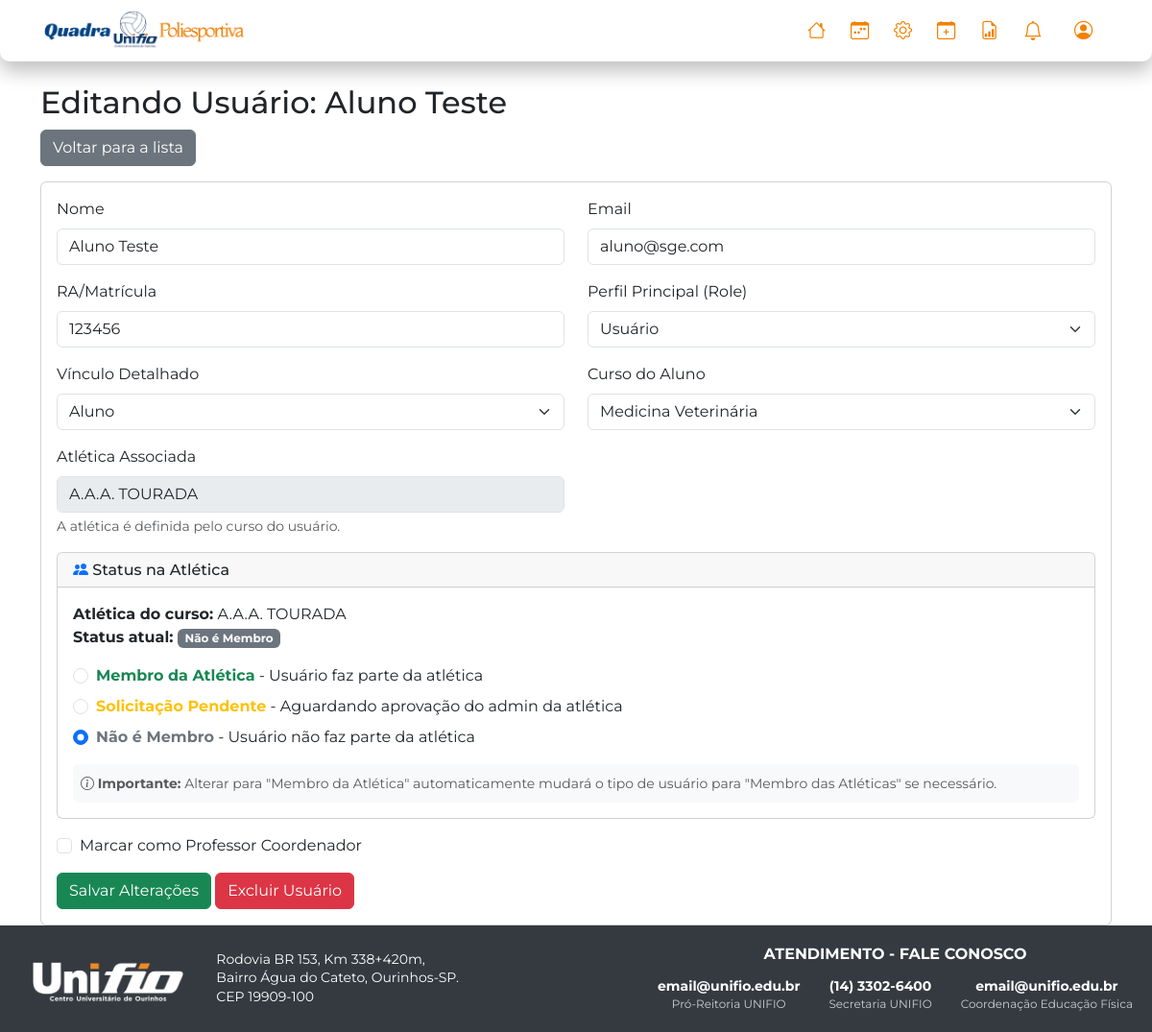
The app's page /superadmin/usuario/editar?id=2 (signed in), older data.
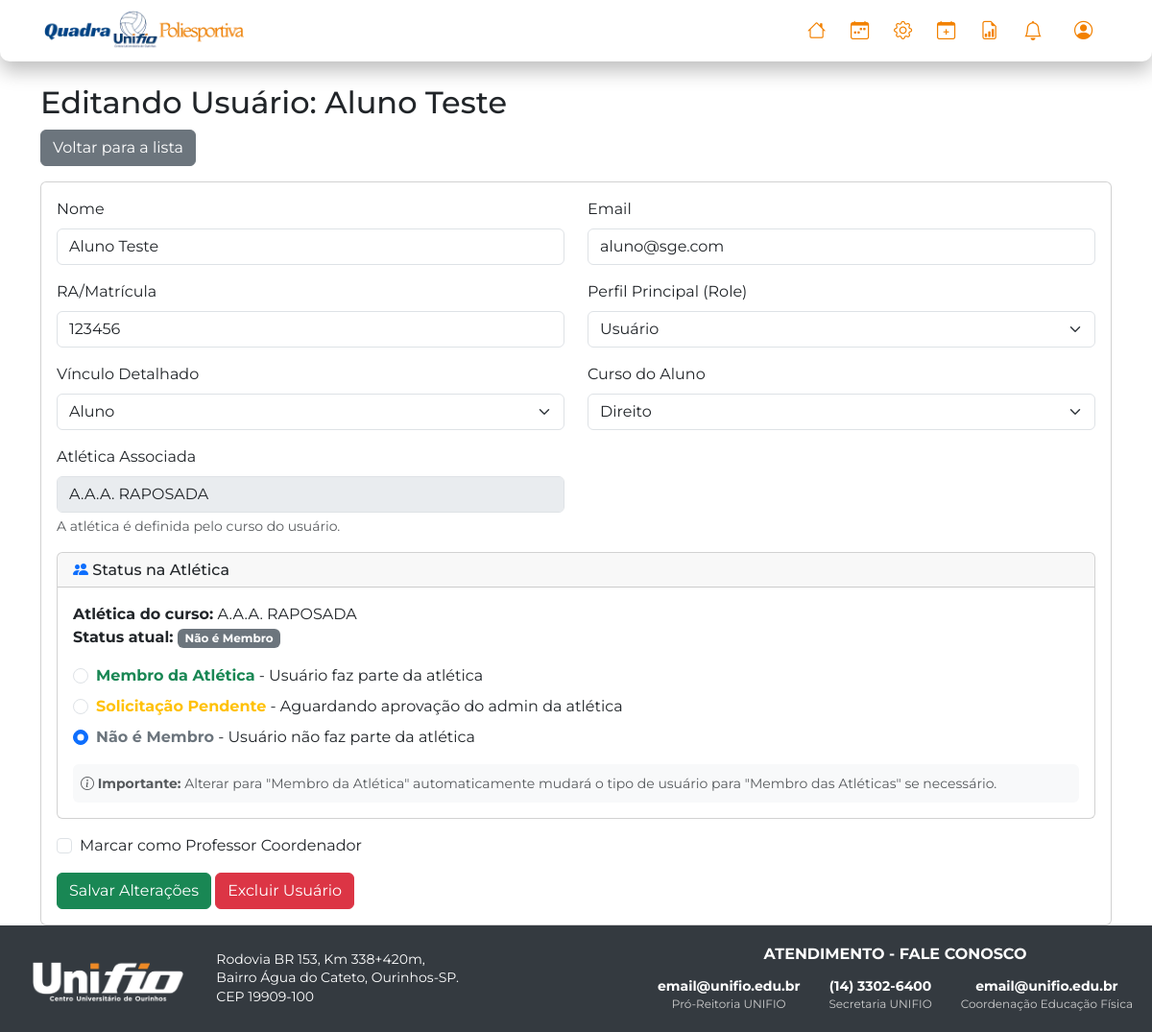
The same page, newer data.
### tables this page shows
CREATE TABLE `usuarios` (
  `id` int NOT NULL,
  `nome` varchar(255) NOT NULL,
  `email` varchar(255) NOT NULL,
  `senha` varchar(255) NOT NULL,
  `ra` varchar(20) DEFAULT NULL,
  `data_nascimento` date DEFAULT NULL,
  `telefone` varchar(20) DEFAULT NULL,
  `curso_id` int DEFAULT NULL,
  `role` enum('usuario','admin','superadmin') NOT NULL DEFAULT 'usuario',
  `atletica_id` int DEFAULT NULL,
  `tipo_usuario_detalhado` enum('Membro das Atleticas','Professor','Aluno','Comunidade Externa') DEFAULT NULL,
  `is_coordenador` tinyint(1) NOT NULL DEFAULT '0',
  `atletica_join_status` enum('none','pendente','aprovado') NOT NULL DEFAULT 'none',
  `login_code` varchar(6) DEFAULT NULL,
  `login_code_expires` datetime DEFAULT NULL,
  `reset_token` varchar(255) DEFAULT NULL,
  `reset_token_expires` datetime DEFAULT NULL  
);

CREATE TABLE `cursos` (
  `id` int NOT NULL,
  `nome` varchar(255) NOT NULL,
  `atletica_id` int DEFAULT NULL,
  `coordenador_id` int DEFAULT NULL
);

CREATE TABLE `atleticas` (
  `id` int NOT NULL,
  `nome` varchar(255) NOT NULL
);

### views/super_admin/editar-usuario.view.php (the view, shortened to what the rows shown need)
<h2>Editando Usuário: <?php echo htmlspecialchars($usuario_editado['nome']); ?></h2>
<a href="/superadmin/usuarios" class="btn btn-secondary mb-3">Voltar para a lista</a>
<div class="card">
    <div class="card-body">
        <form action="/superadmin/usuario/editar" method="post">
            <div class="row">
                <div class="col-md-6 mb-3"><label class="form-label">Nome</label><input type="text" name="nome" class="form-control" value="<?php echo htmlspecialchars($usuario_editado['nome'] ?? ''); ?>"></div>
                <div class="col-md-6 mb-3"><label class="form-label">Email</label><input type="email" name="email" class="form-control" value="<?php echo htmlspecialchars($usuario_editado['email'] ?? ''); ?>"></div>
                <div class="col-md-6 mb-3"><label class="form-label">RA/Matrícula</label><input type="text" name="ra" class="form-control" value="<?php echo htmlspecialchars($usuario_editado['ra'] ?? ''); ?>"></div>
                <div class="col-md-6 mb-3">
                    <label class="form-label">Perfil Principal (Role)</label>
                    <select name="role" class="form-select">
                        <option value="usuario" <?php if($usuario_editado['role'] == 'usuario') echo 'selected'; ?>>Usuário</option>
                    </select>
                </div>
                <div class="col-md-6 mb-3"><label class="form-label">Vínculo Detalhado</label>
                    <select name="tipo_usuario_detalhado" class="form-select">
                        <option value="Aluno" <?php if($usuario_editado['tipo_usuario_detalhado'] == 'Aluno') echo 'selected'; ?>>Aluno</option>
                    </select>
                </div>
                <div class="col-md-6 mb-3"><label class="form-label">Curso do Aluno</label>
                    <select name="curso_id" class="form-select">
                        <?php foreach ($cursos as $c): ?>
                            <option value="<?php echo $c['id']; ?>" <?php if($usuario_editado['curso_id'] == $c['id']) echo 'selected'; ?>><?php echo htmlspecialchars($c['nome']); ?></option>
                        <?php endforeach; ?>
                    </select>
                </div>
                <div class="col-md-6 mb-3">
                    <label class="form-label">Atlética Associada</label>
                    <input type="text" class="form-control" value="<?php echo htmlspecialchars($usuario_editado['atletica_nome'] ?? 'Nenhuma (via curso)'); ?>" disabled>
                    <div class="form-text">A atlética é definida pelo curso do usuário.</div>
                </div>
            </div>
            <?php if (!empty($usuario_editado['curso_id']) && !empty($usuario_editado['atletica_nome'])): ?>
                <div class="card mb-3">
                    <div class="card-header">
                        <h6 class="mb-0"><i class="bi bi-people-fill text-primary"></i> Status na Atlética</h6>
                    </div>
                    <div class="card-body">
                        <p class="mb-3">
                            <strong>Atlética do curso:</strong> <?php echo htmlspecialchars($usuario_editado['atletica_nome']); ?><br>
                            <strong>Status atual:</strong>
                            <span class="badge <?php
                                echo match($usuario_editado['atletica_join_status'] ?? 'none') {
                                    'aprovado' => 'bg-success',
                                    'pendente' => 'bg-warning text-dark',
                                    default => 'bg-secondary'
                                };
                            ?>">
                                <?php
                                echo match($usuario_editado['atletica_join_status'] ?? 'none') {
                                    'aprovado' => 'Membro Ativo',
                                    'pendente' => 'Aguardando Aprovação',
                                    default => 'Não é Membro'
                                };
                                ?>
                            </span>
                        </p>
                        <div class="form-check mb-2">
                            <input class="form-check-input" type="radio" name="atletica_join_status" value="aprovado" id="atletica_aprovado"
                                   <?php if(($usuario_editado['atletica_join_status'] ?? 'none') === 'aprovado') echo 'checked'; ?>>
                            <label class="form-check-label" for="atletica_aprovado">
                                <strong class="text-success">Membro da Atlética</strong> - Usuário faz parte da atlética
                            </label>
                        </div>
                        <div class="form-check mb-2">
                            <input class="form-check-input" type="radio" name="atletica_join_status" value="pendente" id="atletica_pendente"
                                   <?php if(($usuario_editado['atletica_join_status'] ?? 'none') === 'pendente') echo 'checked'; ?>>
                            <label class="form-check-label" for="atletica_pendente">
                                <strong class="text-warning">Solicitação Pendente</strong> - Aguardando aprovação do admin da atlética
                            </label>
                        </div>
                        <div class="form-check">
                            <input class="form-check-input" type="radio" name="atletica_join_status" value="none" id="atletica_none"
                                   <?php if(($usuario_editado['atletica_join_status'] ?? 'none') === 'none') echo 'checked'; ?>>
                            <label class="form-check-label" for="atletica_none">
                                <strong class="text-secondary">Não é Membro</strong> - Usuário não faz parte da atlética
                            </label>
                        </div>
                        <div class="mt-3 p-2 bg-light rounded">
                            <small class="text-muted">
                                <i class="bi bi-info-circle"></i>
                                <strong>Importante:</strong> Alterar para "Membro da Atlética" automaticamente mudará o tipo de usuário para "Membro das Atléticas" se necessário.
                            </small>
                        </div>
                    </div>
                </div>
            <?php endif; ?>
            <div class="form-check mb-3">
                <input class="form-check-input" type="checkbox" name="is_coordenador" value="1" id="is_coordenador" <?php if($usuario_editado['is_coordenador']) echo 'checked'; ?>>
                <label class="form-check-label" for="is_coordenador">Marcar como Professor Coordenador</label>
            </div>
            <button type="submit" class="btn btn-success">Salvar Alterações</button>
            <button type="button" class="btn btn-danger" data-bs-toggle="modal" data-bs-target="#deleteUserModal">Excluir Usuário</button>
        </form>
    </div>
</div>

### src/Core/Router.php (shortened to what the rows shown need)
<?php
class Router
{
    protected static array $routes = [];
    public static function get(string $uri, string $action): void
    {
        self::$routes['GET'][$uri] = $action;
    }
    public static function post(string $uri, string $action): void
    {
        self::$routes['POST'][$uri] = $action;
    }
    protected static function extractParams(string $pattern, string $uri): ?array
    {
        $pattern = str_replace('/', '\/', $pattern);
        $pattern = preg_replace('/:([^\/]+)/', '(?P<\1>[^\/]+)', $pattern);
        $pattern = '/^' . $pattern . '$/';
        if (preg_match($pattern, $uri, $matches)) {
            array_shift($matches);
            return array_filter($matches, 'is_string', ARRAY_FILTER_USE_KEY);
        }
        return null;
    }
    public static function dispatch(string $uri, string $method): void
    {
        foreach (self::$routes[$method] as $route => $action) {
            $params = self::extractParams($route, $uri);
            if ($params !== null) {
                [$controllerName, $methodName] = explode('@', $action);
                $controllerClass = "Application\\Controller\\" . $controllerName;
                if (class_exists($controllerClass)) {
                    $controllerInstance = new $controllerClass();
                    if (method_exists($controllerInstance, $methodName)) {
                        call_user_func_array([$controllerInstance, $methodName], array_values($params));
                        return;
                    }
                }
            }
        }
        throw new \Exception("Rota não encontrada: [{$method}] {$uri}");
    }
}

### views/_partials/header.php (shortened to what the rows shown need)
<!DOCTYPE html>
<html lang="pt-BR">
<head>
    <link href="https://cdn.jsdelivr.net/npm/bootstrap@5.3.3/dist/css/bootstrap.min.css" rel="stylesheet">
    <link rel="stylesheet" href="https://cdn.jsdelivr.net/npm/bootstrap-icons@1.11.3/font/bootstrap-icons.min.css">
    <link rel="stylesheet" href="/css/header.css">
    <link rel="stylesheet" href="/css/default.css">
    <link rel="stylesheet" href="/css/calendar.css">
    <link rel="stylesheet" href="/css/notifications.css">
    <link rel="stylesheet" href="/css/event-popup.css">
</head>
<?php if (isset($isAuthPage) && $isAuthPage): ?>
<body class="auth-body">
<div class="auth-background"></div>
<main class="auth-container">
<?php else: ?>
<body class="d-flex flex-column min-vh-100">
<nav class="navbar navbar-expand-lg p-1">
    <div class="container d-flex justify-content-between align-items-center">
        <div class="header-left">
            <a class="navbar-brand" href="/">
                <img src="/img/logo-quadra.webp" alt="Logo Quadra" class="logo-header">
            </a>
        </div>
        <div class="header-right d-flex align-items-center">
            <div class="collapse navbar-collapse" id="navbarNav">
                <ul class="navbar-nav ms-auto">
                    <?php if (Auth::check()): ?>
                            <li class="nav-item"><a class="nav-link" href="/dashboard"><i class="bi bi-house"></i> <span>Meu Painel</span></a></li>
                            <li class="nav-item"><a class="nav-link" href="/agenda"><i class="bi bi-calendar-week"></i> <span>Agenda</span></a></li>
                            <?php if (Auth::role() === 'superadmin'): ?>
                                <li class="nav-item"><a class="nav-link" href="/superadmin/dashboard"><i class="bi bi-gear"></i> <span>Painel Admin</span></a></li>
                                <li class="nav-item"><a class="nav-link" href="/agendar-evento"><i class="bi bi-calendar-plus"></i> <span>Agendar Event.</span></a></li>
                                <li class="nav-item"><a class="nav-link" href="/superadmin/relatorios"><i class="bi bi-file-earmark-bar-graph"></i> <span>Relatórios</span></a></li>
                            <?php elseif (Auth::role() === 'admin'): ?>
                                <li class="nav-item"><a class="nav-link" href="/admin/atletica/dashboard"><i class="bi bi-trophy"></i> <span>Painel Atlética</span></a></li>
                                <li class="nav-item"><a class="nav-link" href="/agendar-evento"><i class="bi bi-calendar-plus"></i> <span>Agendar Event.</span></a></li>
                            <?php endif; ?>
                        <li class="nav-item dropdown me-2 notifications">
                           <a class="nav-link" href="#" id="notification-bell">
                            <i class="bi bi-bell fs-5"></i>
                            </a>
                        </li>
                        <li class="nav-item dropdown">
                            <a class="nav-link dropdown-toggle" href="#" role="button" data-bs-toggle="dropdown">
                                <i class="bi bi-person-circle"></i>
                            </a>
                        </li>
                    <?php else: ?>
                        <li class="nav-item"><a class="nav-link" href="/login"><span>Login</span></a></li>
                        <li class="nav-item"><a class="nav-link" href="/registro"><span>Registrar</span></a></li>
                    <?php endif; ?>
                </ul>
            </div>
        </div>
    </div>
</nav>
<main class="container mt-4 flex-grow-1">
<?php endif; ?>

### views/_partials/footer.php (shortened to what the rows shown need)
</main>
<footer class="unifio-footer <?php echo (isset($isAuthPage) && $isAuthPage) ? 'unifio-footer-auth' : 'mt-auto'; ?>">
    <div class="unifio-footer-container">
        <div class="unifio-footer-left">
            <img src="/img/logo-unifio-branco.webp" alt="Logo UNIFIO" class="unifio-logo">
            <div class="unifio-address">
                <p>Rodovia BR 153, Km 338+420m,</p>
                <p>Bairro Água do Cateto, Ourinhos-SP.</p>
                <p>CEP 19909-100</p>
            </div>
        </div>
        <div class="unifio-footer-right">
            <h5>ATENDIMENTO - FALE CONOSCO</h5>
            <div class="unifio-contact-info">
                <div class="unifio-contact-item">
                    <p><a href="mailto:email@unifio.edu.br" class="footer-link">email@unifio.edu.br</a></p>
                    <p>Pró-Reitoria UNIFIO</p>
                </div>
                <div class="unifio-contact-item">
                    <p><a href="https://wa.me/551433026400" class="footer-link" target="_blank">(14) 3302-6400</a></p>
                    <p>Secretaria UNIFIO</p>
                </div>
                <div class="unifio-contact-item">
                    <p><a href="mailto:email@unifio.edu.br" class="footer-link">email@unifio.edu.br</a></p>
                    <p>Coordenação Educação Física</p>
                </div>
            </div>
        </div>
    </div>
</footer>
</body>
</html>

Row changes from the older to the newer data that the page shows:
changed usuarios "Aluno Teste": curso_id "Medicina Veterinária" → "Direito"; atletica.nome "A.A.A. TOURADA" → "A.A.A. RAPOSADA"
